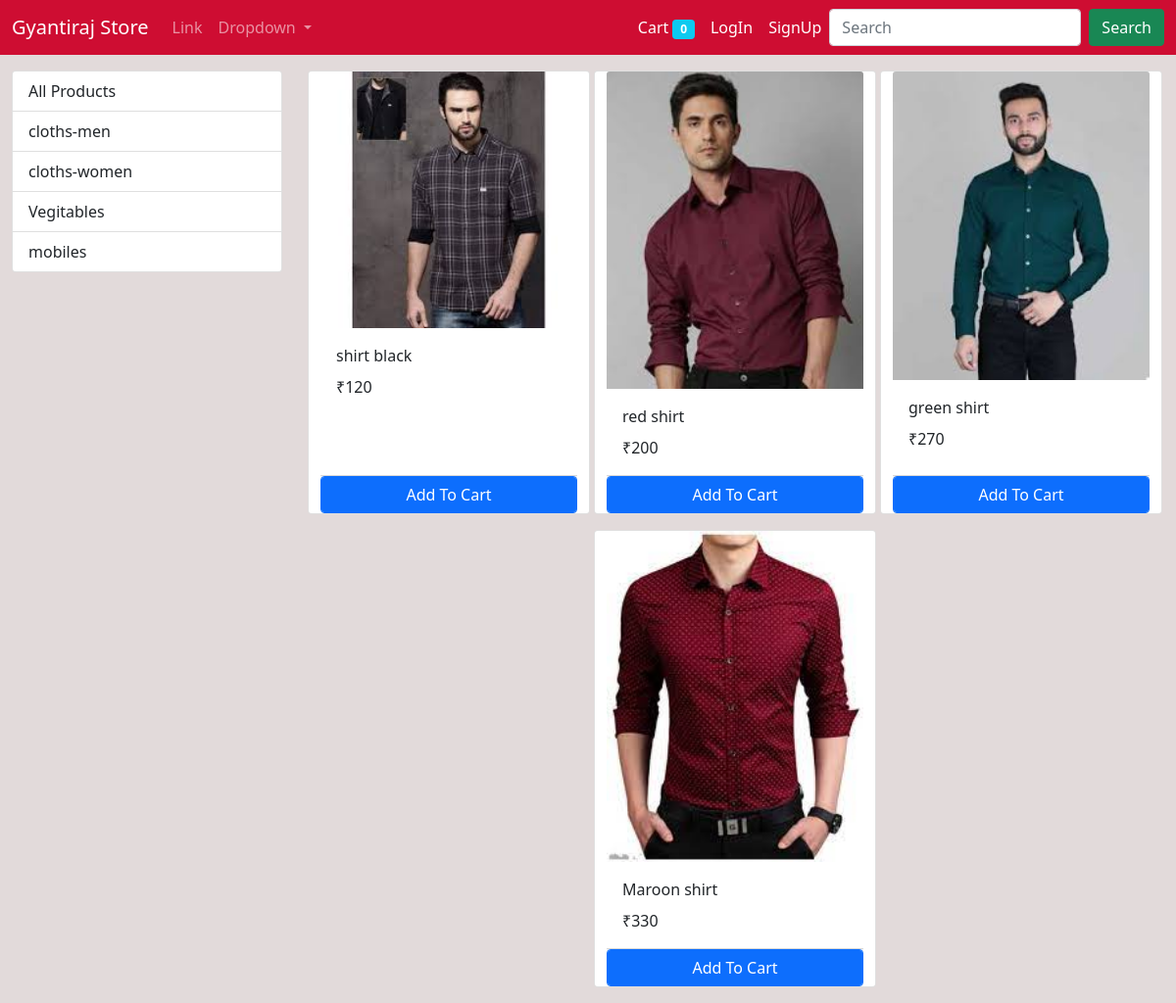
/?category=1, run on the app's committed database.
### store/models/category.py (models this page shows, shortened)
class Category(models.Model):
    name = models.CharField(max_length=20)
    @staticmethod
    def get_all_categories():
        return Category.objects.all

### store/models/product.py (models this page shows, shortened)
class Product(models.Model):
    name = models.CharField(max_length=50)
    price = models.IntegerField(default=0)
    category = models.ForeignKey(Category ,on_delete=models.CASCADE, default= 1)
    description = models.CharField(max_length=200,default='',null=True,blank=True)
    image = models.ImageField(upload_to= 'uploads/products/')
    @staticmethod
    def get_all_product_by_categoryid(category_id):
      if category_id:
        return Product.objects.filter(category =category_id)
      else:
        return Product.get_all_products

### store/views/home.py (the view, shortened to what this page needs)
# urls.py: path('',Index.as_view(),name= 'homepage'),
class Index(View):
 def get(self,request):
    cart = request.session.get('cart')
    if not cart:
        request.session['cart']= {}
    products = None
    categories = Category.get_all_categories()
    categoryID = request.GET.get('category')
    if categoryID:
        products= Product.get_all_product_by_categoryid(categoryID)
    else:
        products = Product.get_all_products()
    data ={}
    data['products'] =  products
    data['category'] = categories
    return render(request,"index.html",data)

### store/templatetags/cart.py (called while the page is built)
@register.filter(name='is_in_cart')
def is_in_cart(product  , cart):
    keys = cart.keys()
    for id in keys:
        if int(id) == product.id:
            return True
    return False;

### store/templatetags/my_filter.py (called while the page is built)
@register.filter(name='currency')
def currency(number):
   return "₹"+ str(number)

### store/templates/index.html (shortened to what this page needs)
{% extends "base.html" %}
  {% load my_filter %}
    {% block content %}
    {% load cart %}
    <div class="container-fluid mt-3">
      <div class="row">
     <div class="col-lg-3 mx-auto">
         <div class="list-group">
            <a href="/" class="list-group-item list-group-item-action">All Products</a>
           {% for category in category %}
        <a href="/?category={{category.id}}"
       class="list-group-item list-group-item-action">{{category.name}}</a>
                  {% endfor %}
              </div>
          </div>
     <div id='products' class="col-lg-9 mx-auto">
        <div class="row mx-auto">
        {% for product in products %}
    <div class="card mx-auto mb-3" id={{product.id}} style="width: 18rem;">
    <img class="card-img-top" src="{{product.image.url}}" alt="Card image cap">
        <div class="card-body">
       <p class="card-title">{{product.name}}</p>
       <p class="card-text">{{product.price|currency}}</p>
     </div>
      <div class="card-footer p-0 ">
     {% if product|is_in_cart:request.session.cart %}
      <div class="row no-gutters">
      <form action="/#{{product.id}}" class="col-2 " method="post">
           {% csrf_token %}
      <input hidden type="text" name='product' value='{{product.id}}'>
       <input hidden type="text" name='remove' value='True'>
      <input type="submit" value=" - " class="btn btn-block btn-primary border-right">
      </form>
       <div class="text-center col">{{product|cart_quantity:request.session.cart}} in Cart</div>
      <form action="/#{{product.id}}" class="col-2 " method="post">
       {% csrf_token %}
      <input hidden type="text" name='product' value='{{product.id}}'>
      <input type="submit" value=" + " class="btn btn-block btn-primary border-left">
       </form>
       </div>
       {% else %}
      <form action="/#{{product.id}}" method="POST" class="btn-block">
     <input type="submit" class="float-right btn btn-primary  form-control"
                                  value="Add To Cart">
     </form>
    {% endif %}
   </div>
   </div>
   {% endfor %}
   </div>
     </div>
      </div>
  </div>
    {% endblock content %}

### store/templates/base.html (style rules this page uses)
input, textarea { border: 1px solid #eeeeee; box-sizing: border-box; margin: 0; outline: none; padding: 10px; }

### data on the page
Category: name "cloths-men"
Category: name "cloths-women"
Category: name "Vegitables"
Category: name "mobiles"
Product: {{ product.id }} 1 (drawn), image (picture), name "shirt black", price "₹120"
Product: image (picture), name "red shirt", price "₹200"
Product: image (picture), name "green shirt", price "₹270"
Product: image (picture), name "Maroon shirt", price "₹330"

### other printed values
{{ request.session.cart.keys|length }} "0"
